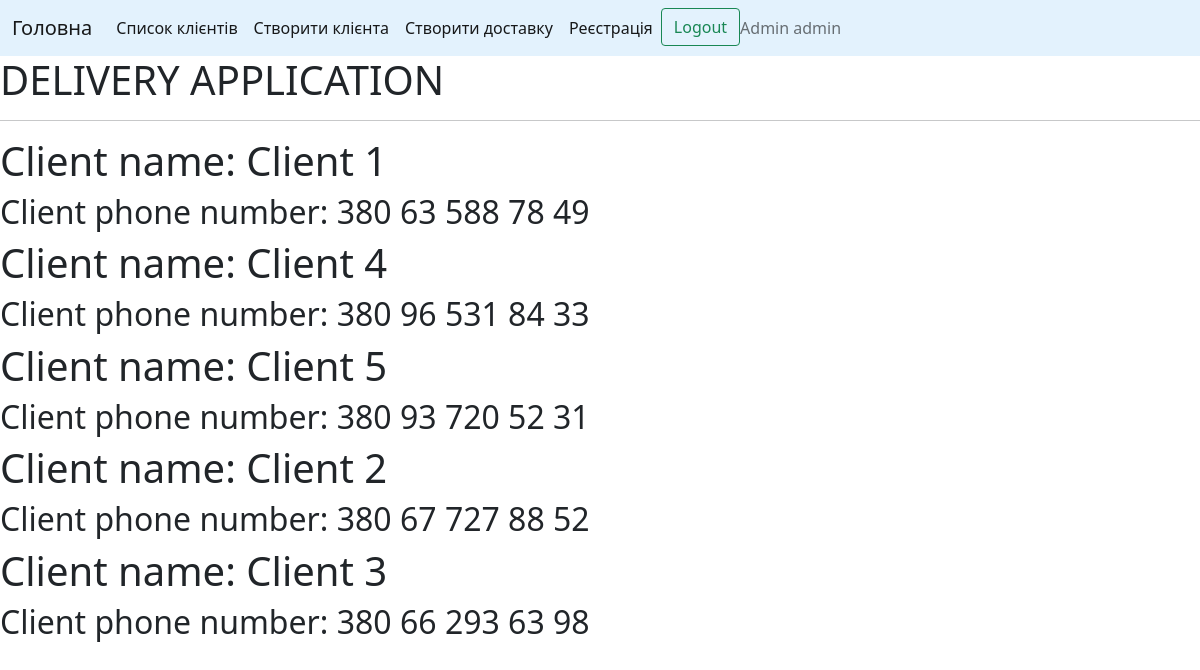
The app's page /clients-info/ (signed in) with its own data.
### accounts/models.py (models this page shows, shortened)
class CustomUser(AbstractUser):
    phone_number = models.CharField(max_length=20, null=True, blank=True)
    def __str__(self):
        return f'{self.first_name} {self.username}'

### delivery_app/models.py (models this page shows, shortened)
class Client(models.Model):
    name = models.CharField(max_length=100, unique=True)
    phone_number = models.CharField(max_length=20, unique=True)
    created_at = models.DateField(auto_now_add=True)
    class Meta:
        ordering = ['orders__created_at']

### delivery_app/views.py (the view)
# urls.py: path('clients-info/', views.ClientsInfoView.as_view(), name='clients-info'),
class ClientsInfoView(LoginRequiredMixin, ListView):
    model = models.Client
    context_object_name = 'clients'
    template_name = 'delivery_app/clients_info.html'

### templates/delivery_app/clients_info.html
{% extends 'base.html' %}
{% block content %}
    {% for client in clients %}
        <h1>Client name: {{ client.name }}</h1>
        <h2>Client phone number: {{ client.phone_number }}</h2>
    {% endfor %}
{% endblock %}

### templates/base.html (shortened to what this page needs)
<!DOCTYPE html>
<html lang="en">
<head>
    <link href="https://cdn.jsdelivr.net/npm/bootstrap@5.0.2/dist/css/bootstrap.min.css" rel="stylesheet">
</head>
<body>
    {% if request.user.is_authenticated %}
        {% include 'header.html' %}
    {% endif %}
    {% block content %}
    {% endblock %}
</body>
</html>

### templates/header.html (shortened to what this page needs)
<nav>
    <nav class="navbar navbar-expand-lg navbar-light" style="background-color: #e3f2fd;">
        <div class="container-fluid">
            <a class="navbar-brand" href='{% url "login" %}'>Головна</a>
            <div class="collapse navbar-collapse" id="navbarNav">
                <ul class="navbar-nav">
                <li class="nav-item">
                    <a class="nav-link active" aria-current="page" href='{% url "clients-info" %}'>Список клієнтів</a>
                </li>
                <li class="nav-item">
                    <a class="nav-link active" href='{% url "create-client" %}'>Створити клієнта</a>
                </li>
                    <li class="nav-item">
                    <a class="nav-link active" href='{% url "create-order" %}'>Створити доставку</a>
                </li>
                <li class="nav-item">
                    <a class="nav-link active" href='{% url "register" %}' tabindex="-1" aria-disabled="true">Реєстрація</a>
                </li>
                <li class="nav-item">
                    <form class="d-flex" action='{% url "logout" %}' method="post">
                        <button class="btn btn-outline-success" type="submit">Logout</button>
                    </form>
                </li>
                <li class="navbar-text ms-auto">
                    {{ request.user }}
                </li>
                </ul>
        </div>
    </nav>
    <h1>DELIVERY APPLICATION</h1>
    <hr>
</nav>

### records on screen
CustomUser: user "Admin admin"
Client: name "Client 1", phone_number "380 63 588 78 49"
Client: name "Client 4", phone_number "380 96 531 84 33"
Client: name "Client 5", phone_number "380 93 720 52 31"
Client: name "Client 2", phone_number "380 67 727 88 52"
Client: name "Client 3", phone_number "380 66 293 63 98"
